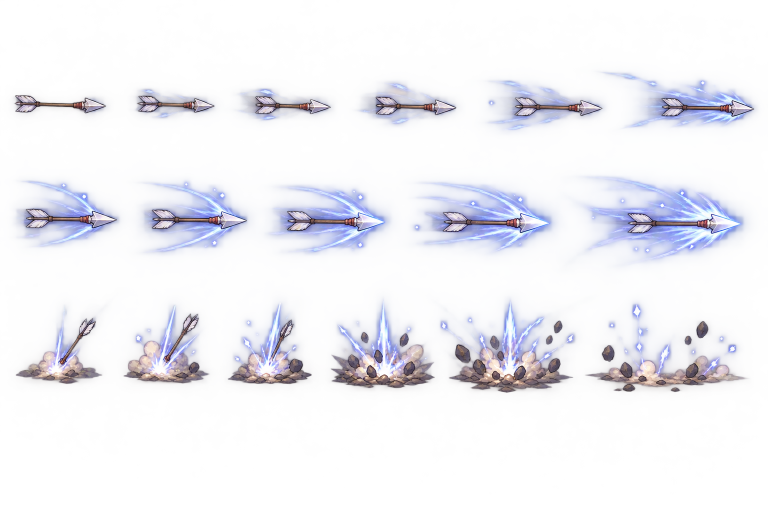
#> input picture herramientas/generar_flecha/origen.png, 1536 x 1024 px (shown at 1/2 size)
$ python generar.py
#> lines starting #> are read from the running program, lines starting #| are printed output that depends on the picture; after the words box and inside, x2 and y2 are one past the last pixel; in counts of white or black regions, pixels touching at a corner belong together
"""Flecha del ataque básico del arquero a partir de la lámina origen.png (flecha con estela en tres filas: la PRIMERA fila es la flecha básica, 6 cuadros;
la segunda, una flecha más potente; la tercera, el impacto). Escribe juego/arte/hojas/new-sprites/Animations/Proyectil_flecha.png: 6 cuadros del mismo tamaño
con la flecha (su cuerpo) siempre en el centro de la casilla y la punta mirando a la derecha, reducidos a que el cuerpo mida ANCHO_FLECHA px.
Uso: python -X utf8 herramientas/generar_flecha/generar.py"""
import os

import numpy as np
from PIL import Image

AQUI = os.path.dirname(os.path.abspath(__file__))
RAIZ = os.path.abspath(os.path.join(AQUI, "..", ".."))
DESTINO = os.path.join(RAIZ, "juego", "arte", "hojas", "new-sprites", "Animations", "Proyectil_flecha.png")
ANCHO_FLECHA = 30           # px que mide el cuerpo de la flecha en la hoja final (se dibuja a 0,9 y con zoom 2)
FILA = 0                    # 0 = primera fila (flecha básica)


def grupos(perfil, hueco):
    res, ini, vac = [], None, 0
    for i, v in enumerate(list(perfil) + [0] * (hueco + 1)):
        if v:
            if ini is None:
                ini = i
            fin, vac = i, 0
        elif ini is not None:
            vac += 1
            if vac >= hueco:
                res.append((ini, fin))
                ini = None
                vac = 0
    return res


im = Image.open(os.path.join(AQUI, "origen.png")).convert("RGBA")
#> im is the input picture: PIL image 1536x1024 RGBA; mean R, G, B, A 79.4, 83.8, 110.8, 34.1
a = np.asarray(im)
suave = a[..., 3] > 20
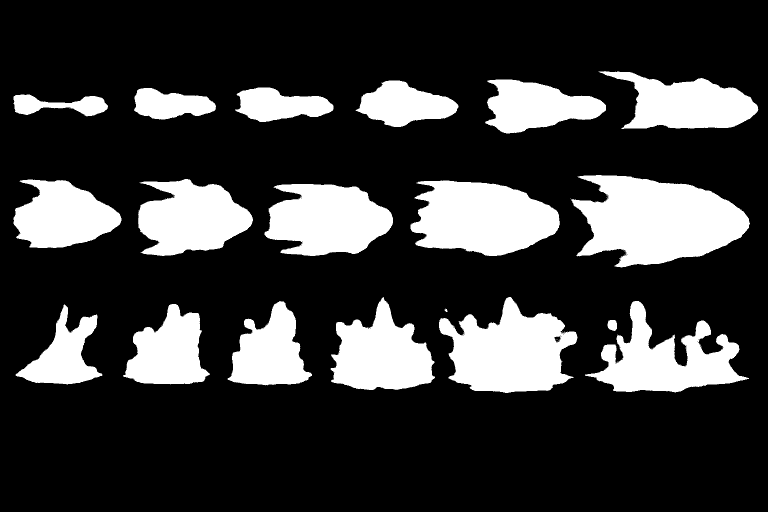
#> suave: shape (1024, 1536) bool (shown at 1/2 size); 22.2% white; 32 white regions (13 under 20 px), largest, box (x1, y1, x2, y2) and area: (1142, 350, 1500, 535) 43899, (878, 594, 1155, 786) 33173, (821, 361, 1120, 512) 33078
filas = grupos(suave.sum(axis=1), 15)
#> the loop in grupos, `for i, v in enumerate(list(perfil) + [0] * (hueco + 1)):` made 1040 passes
#> ini on pass 143: 142
#> after the loop in grupos, `for i, v in enumerate(list(perfil) + [0] * (hueco + 1)):`: res = [(142, 266), (350, 534), (594, 785)]
#> filas = [(142, 266), (350, 534), (594, 785)]
y0, y1 = filas[FILA]
#> y0 = 142; y1 = 266
y0, y1 = max(0, y0 - 20), min(im.height, y1 + 20)
#> y0 = 122; y1 = 286
# las estelas de cuadros vecinos se tocan: se separan por los cuerpos opacos de las flechas (uno por cuadro) y el corte va a mitad de camino entre ellos
opaco = a[..., 3] > 200
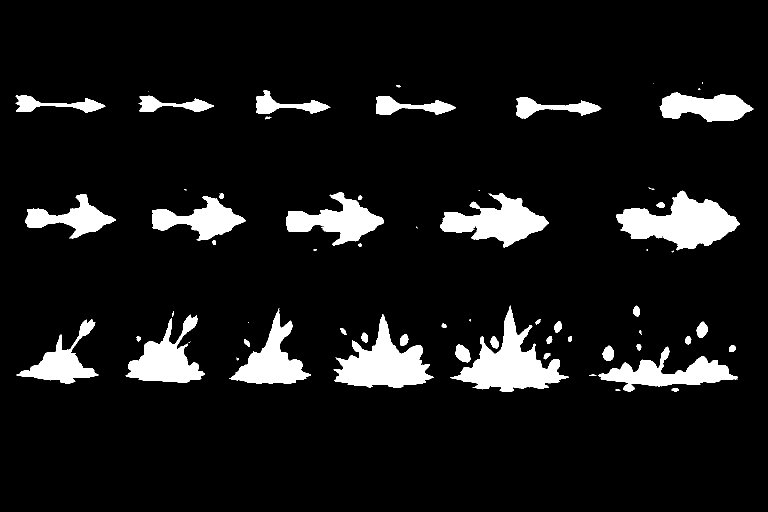
#> opaco: shape (1024, 1536) bool (shown at 1/2 size); 8.8% white; 72 white regions (24 under 20 px), largest, box (x1, y1, x2, y2) and area: (1232, 381, 1480, 501) 15348, (900, 611, 1138, 784) 14757, (667, 628, 868, 775) 13400
nucleos = grupos(opaco[y0:y1].sum(axis=0), 40)
#> the loop in grupos (call 2), `for i, v in enumerate(list(perfil) + [0] * (hueco + 1)):` made 1577 passes
#> (v, ini) on pass 32: (2, 31)
#> v on passes 1 to 6: 0, 0, 0, 0, 0, 0
#> nucleos = [(31, 210), (277, 427), (512, 660), (752, 911), (1032, 1202), (1306, 1506)]
centros = [(n0 + n1) / 2 for n0, n1 in nucleos]
#> centros = [120.5, 352, 586, 831.5, 1117, 1406]
cortes = [0] + [int((centros[i] + centros[i + 1]) / 2) for i in range(len(centros) - 1)] + [im.width]
#> cortes = [0, 236, 469, 708, 974, 1261, 1536]
print("cuadros de la fila:", len(nucleos))
#| cuadros de la fila: 6
cuadros = []
for i in range(len(nucleos)):
    rec = im.crop((cortes[i], y0, cortes[i + 1], y1))
    nucleo = np.asarray(rec)[..., 3] > 200            # el cuerpo opaco de la flecha (la estela es translúcida)
    ys, xs = np.where(nucleo)
    cuadros.append((rec, (xs.min() + xs.max()) / 2.0, (ys.min() + ys.max()) / 2.0, xs.max() - xs.min() + 1))
#> this loop made 6 passes
#> pass 1, `rec = im.crop((cortes[i], y0, cortes[i + 1], y1))`:
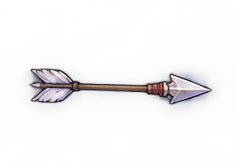
#> rec: PIL image 236x164 RGBA; mean R, G, B, A 80.8, 77.5, 90.2, 21.5; transparent parts drawn white
#> pass 1, `nucleo = np.asarray(rec)[..., 3] > 200`:
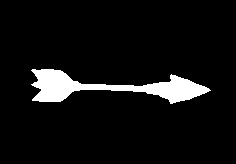
#> nucleo: shape (164, 236) bool; 6.7% white; 1 white region, box (x1, y1, x2, y2) and area: (31, 69, 211, 104) 2582
#> after the loop:
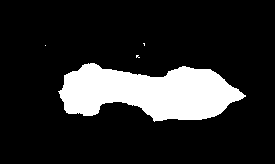
#> nucleo: shape (164, 275) bool; 16% white; 4 white regions (3 under 20 px), largest, box (x1, y1, x2, y2) and area: (58, 63, 246, 122) 7222
#> after the loop, cuadros = 6 items
largo0 = cuadros[0][3]
#> largo0 = 180
esc = ANCHO_FLECHA / largo0
#> esc = 0.167
izq = max(c[1] for c in cuadros) * esc
#> izq = 24.17
der = max((c[0].width - c[1]) for c in cuadros) * esc
#> der = 24
arr = max(c[2] for c in cuadros) * esc
#> arr = 15.5
aba = max((c[0].height - c[2]) for c in cuadros) * esc
#> aba = 14.42
mitad_x, mitad_y = int(round(max(izq, der))) + 2, int(round(max(arr, aba))) + 2
#> mitad_x = 26; mitad_y = 18
cw, ch = 2 * mitad_x, 2 * mitad_y
#> cw = 52; ch = 36
hoja = Image.new("RGBA", (cw * len(cuadros), ch), (0, 0, 0, 0))
#> hoja: PIL image 312x36 RGBA; every value is 0
for i, (rec, cx, cy, _) in enumerate(cuadros):
    r = rec.resize((max(1, round(rec.width * esc)), max(1, round(rec.height * esc))), Image.LANCZOS)
    hoja.alpha_composite(r, (i * cw + mitad_x - round(cx * esc), mitad_y - round(cy * esc)))
#> this loop made 6 passes
#> (cx, cy) on passes 1 to 6: (120.5, 86), (116, 81), (117, 87), (123.5, 77.5), (143, 93), (145, 82)
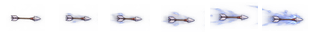
#> hoja: PIL image 312x36 RGBA; mean R, G, B, A 45.2, 47.1, 74.4, 23.6; transparent parts drawn white
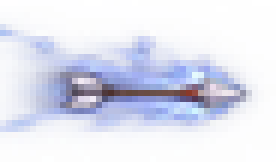
#> r: PIL image 46x27 RGBA (shown 6 times larger); mean R, G, B, A 106.1, 114.7, 173.2, 67.1; transparent parts drawn white
hoja.save(DESTINO, optimize=True)
print("escrito", DESTINO, hoja.size, "casilla", cw, "x", ch)
#| escrito juego/arte/hojas/new-sprites/Animations/Proyectil_flecha.png (312, 36) casilla 52 x 36
